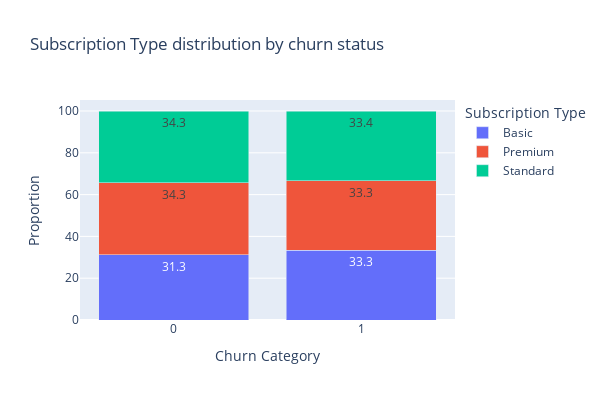

Notebook code cell kept with this figure:
### Markdown cell above
And the Subscription Type doesn't give much information about churning or not

### Code cell
fig = px.bar(
    subscription_type_churn, 
    x='Churn', 
    y='Proportion', 
    color='Subscription Type', 
    title='Subscription Type distribution by churn status',
    labels={'Proportion': 'Proportion', 'Churn': 'Churn Category'},
    barmode='stack',
    text_auto=True)

fig.update_layout(
    width=600,
    height=400,
    xaxis=dict(tickmode='array', tickvals=[0, 1], ticktext=['0', '1']))

fig.show()

### Figure 1 — Plotly figure (JSON) as saved in the notebook; plotly's stock layout.template omitted (floating-point values rounded to 4 significant figures)
{"data": [{"alignmentgroup": "True", "hovertemplate": "Subscription Type=Basic<br>Churn Category=%{x}<br>Proportion=%{y}<extra></extra>", "legendgroup": "Basic", "marker": {"color": "#636efa", "pattern": {"shape": ""}}, "name": "Basic", "offsetgroup": "Basic", "orientation": "v", "showlegend": true, "textposition": "auto", "texttemplate": "%{y}", "type": "bar", "x": [0, 1], "xaxis": "x", "y": [31.3, 33.3], "yaxis": "y"}, {"alignmentgroup": "True", "hovertemplate": "Subscription Type=Premium<br>Churn Category=%{x}<br>Proportion=%{y}<extra></extra>", "legendgroup": "Premium", "marker": {"color": "#EF553B", "pattern": {"shape": ""}}, "name": "Premium", "offsetgroup": "Premium", "orientation": "v", "showlegend": true, "textposition": "auto", "texttemplate": "%{y}", "type": "bar", "x": [0, 1], "xaxis": "x", "y": [34.3, 33.3], "yaxis": "y"}, {"alignmentgroup": "True", "hovertemplate": "Subscription Type=Standard<br>Churn Category=%{x}<br>Proportion=%{y}<extra></extra>", "legendgroup": "Standard", "marker": {"color": "#00cc96", "pattern": {"shape": ""}}, "name": "Standard", "offsetgroup": "Standard", "orientation": "v", "showlegend": true, "textposition": "auto", "texttemplate": "%{y}", "type": "bar", "x": [0, 1], "xaxis": "x", "y": [34.3, 33.4], "yaxis": "y"}], "layout": {"barmode": "stack", "height": 400, "legend": {"title": {"text": "Subscription Type"}, "tracegroupgap": 0}, "title": {"text": "Subscription Type distribution by churn status"}, "width": 600, "xaxis": {"anchor": "y", "domain": [0, 1], "tickmode": "array", "ticktext": ["0", "1"], "tickvals": [0, 1], "title": {"text": "Churn Category"}}, "yaxis": {"anchor": "x", "domain": [0, 1], "title": {"text": "Proportion"}}}}
